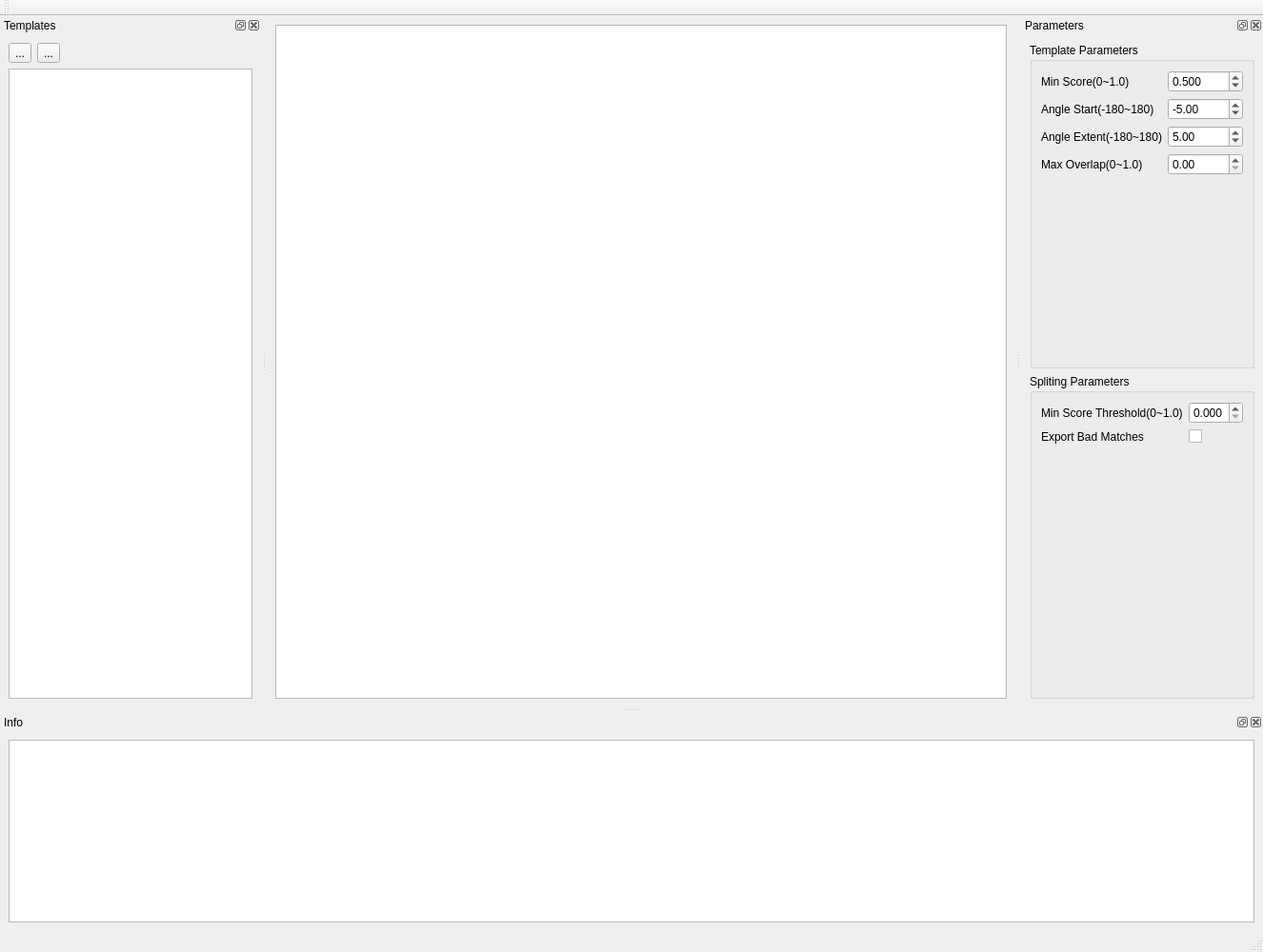
<?xml version="1.0" encoding="UTF-8"?>
<ui version="4.0">
 <class>MainWindow</class>
 <widget class="QMainWindow" name="MainWindow">
  <property name="geometry">
   <rect>
    <x>0</x>
    <y>0</y>
    <width>1326</width>
    <height>1000</height>
   </rect>
  </property>
  <property name="windowTitle">
   <string>MainWindow</string>
  </property>
  <widget class="QWidget" name="centralwidget">
   <layout class="QVBoxLayout" name="verticalLayout">
    <item>
     <widget class="QGraphicsView" name="graphicsView"/>
    </item>
   </layout>
  </widget>
  <widget class="QMenuBar" name="menubar">
   <property name="geometry">
    <rect>
     <x>0</x>
     <y>0</y>
     <width>1326</width>
     <height>26</height>
    </rect>
   </property>
  </widget>
  <widget class="QStatusBar" name="statusbar"/>
  <widget class="QDockWidget" name="dockWidgetTemplate">
   <property name="windowTitle">
    <string>Templates</string>
   </property>
   <attribute name="dockWidgetArea">
    <number>1</number>
   </attribute>
   <widget class="QWidget" name="dockWidgetContents">
    <layout class="QVBoxLayout" name="verticalLayout_2">
     <item>
      <layout class="QHBoxLayout" name="horizontalLayout">
       <property name="topMargin">
        <number>0</number>
       </property>
       <item>
        <widget class="QToolButton" name="toolButton">
         <property name="text">
          <string>...</string>
         </property>
        </widget>
       </item>
       <item>
        <widget class="QToolButton" name="toolButton_2">
         <property name="text">
          <string>...</string>
         </property>
        </widget>
       </item>
       <item>
        <spacer name="horizontalSpacer">
         <property name="orientation">
          <enum>Qt::Horizontal</enum>
         </property>
         <property name="sizeHint" stdset="0">
          <size>
           <width>40</width>
           <height>20</height>
          </size>
         </property>
        </spacer>
       </item>
      </layout>
     </item>
     <item>
      <widget class="QListWidget" name="listWidgetTemplates"/>
     </item>
    </layout>
   </widget>
  </widget>
  <widget class="QDockWidget" name="dockWidgetInformation">
   <property name="windowTitle">
    <string>Info</string>
   </property>
   <attribute name="dockWidgetArea">
    <number>8</number>
   </attribute>
   <widget class="QWidget" name="dockWidgetContents_2">
    <layout class="QVBoxLayout" name="verticalLayout_4">
     <item>
      <widget class="QPlainTextEdit" name="plainTextEditInfos">
       <property name="readOnly">
        <bool>true</bool>
       </property>
      </widget>
     </item>
    </layout>
   </widget>
  </widget>
  <widget class="QToolBar" name="toolBar">
   <property name="windowTitle">
    <string>toolBar</string>
   </property>
   <attribute name="toolBarArea">
    <enum>TopToolBarArea</enum>
   </attribute>
   <attribute name="toolBarBreak">
    <bool>false</bool>
   </attribute>
  </widget>
  <widget class="QDockWidget" name="dockWidgetParameters">
   <property name="windowTitle">
    <string>Parameters</string>
   </property>
   <attribute name="dockWidgetArea">
    <number>2</number>
   </attribute>
   <widget class="QWidget" name="dockWidgetContents_3">
    <layout class="QVBoxLayout" name="verticalLayout_3">
     <item>
      <widget class="QGroupBox" name="groupBoxTempalte">
       <property name="title">
        <string>Template Parameters</string>
       </property>
       <layout class="QFormLayout" name="formLayout">
        <item row="0" column="0">
         <widget class="QLabel" name="label">
          <property name="text">
           <string>Min Score(0~1.0)</string>
          </property>
         </widget>
        </item>
        <item row="0" column="1">
         <widget class="QDoubleSpinBox" name="doubleSpinBoxMinScore">
          <property name="decimals">
           <number>3</number>
          </property>
          <property name="maximum">
           <double>1.000000000000000</double>
          </property>
          <property name="singleStep">
           <double>0.100000000000000</double>
          </property>
          <property name="value">
           <double>0.500000000000000</double>
          </property>
         </widget>
        </item>
        <item row="1" column="0">
         <widget class="QLabel" name="label_3">
          <property name="text">
           <string>Angle Start(-180~180)</string>
          </property>
         </widget>
        </item>
        <item row="1" column="1">
         <widget class="QDoubleSpinBox" name="doubleSpinBoxAngleStart">
          <property name="minimum">
           <double>-180.000000000000000</double>
          </property>
          <property name="maximum">
           <double>180.000000000000000</double>
          </property>
          <property name="singleStep">
           <double>5.000000000000000</double>
          </property>
          <property name="value">
           <double>-5.000000000000000</double>
          </property>
         </widget>
        </item>
        <item row="2" column="0">
         <widget class="QLabel" name="label_4">
          <property name="text">
           <string>Angle Extent(-180~180)</string>
          </property>
         </widget>
        </item>
        <item row="2" column="1">
         <widget class="QDoubleSpinBox" name="doubleSpinBoxAngleExtent">
          <property name="minimum">
           <double>-180.000000000000000</double>
          </property>
          <property name="maximum">
           <double>180.000000000000000</double>
          </property>
          <property name="singleStep">
           <double>5.000000000000000</double>
          </property>
          <property name="value">
           <double>5.000000000000000</double>
          </property>
         </widget>
        </item>
        <item row="3" column="0">
         <widget class="QLabel" name="label_5">
          <property name="text">
           <string>Max Overlap(0~1.0)</string>
          </property>
         </widget>
        </item>
        <item row="3" column="1">
         <widget class="QDoubleSpinBox" name="doubleSpinBoxMaxOverlap">
          <property name="maximum">
           <double>1.000000000000000</double>
          </property>
          <property name="singleStep">
           <double>0.100000000000000</double>
          </property>
         </widget>
        </item>
       </layout>
      </widget>
     </item>
     <item>
      <widget class="QGroupBox" name="groupBoxSplit">
       <property name="title">
        <string>Spliting Parameters</string>
       </property>
       <layout class="QFormLayout" name="formLayout_2">
        <item row="0" column="0">
         <widget class="QLabel" name="label_6">
          <property name="text">
           <string>Min Score Threshold(0~1.0)</string>
          </property>
         </widget>
        </item>
        <item row="0" column="1">
         <widget class="QDoubleSpinBox" name="doubleSpinBoxMinScoreThreshold">
          <property name="decimals">
           <number>3</number>
          </property>
          <property name="maximum">
           <double>1.000000000000000</double>
          </property>
          <property name="singleStep">
           <double>0.100000000000000</double>
          </property>
         </widget>
        </item>
        <item row="1" column="0">
         <widget class="QLabel" name="label_2">
          <property name="text">
           <string>Export Bad Matches</string>
          </property>
         </widget>
        </item>
        <item row="1" column="1">
         <widget class="QCheckBox" name="checkBoxExportBadMatches">
          <property name="text">
           <string/>
          </property>
         </widget>
        </item>
       </layout>
      </widget>
     </item>
    </layout>
   </widget>
  </widget>
 </widget>
 <resources/>
 <connections/>
</ui>
